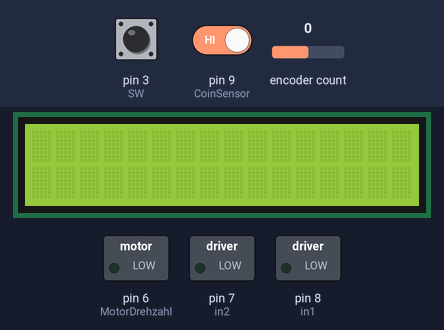
A sketch run on a simulated Arduino Uno, built with avr-gcc and run on an emulated ATmega328P. Parts: 16×2 character LCD, switched loads named in the sketch (green lamp = pin HIGH). The test bench sets the inputs (shaded band); at power-on: pin 3 (SW) HIGH, encoder count 0, pin 9 (CoinSensor) HIGH. What the sketch prints to the serial monitor is not drawn.

Above: at 1.2 s.
1.3 s: pin 3 (SW) pulled LOW for 0.15 s
At 2.4 s:
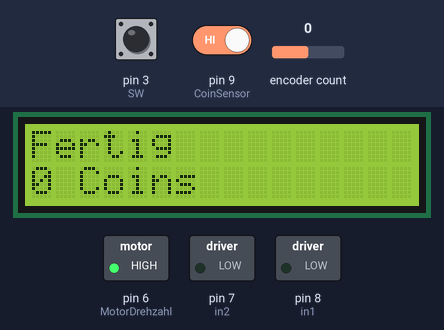
2.9 s: encoder count set to 1
At 4.1 s:
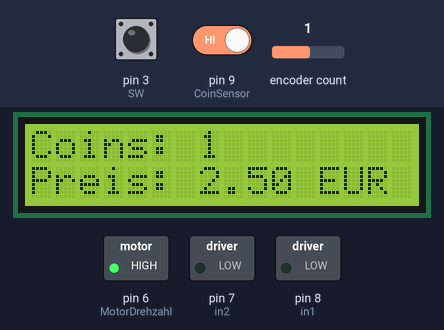
4.4 s: pin 3 (SW) pulled LOW for 1 s
At 5.1 s:
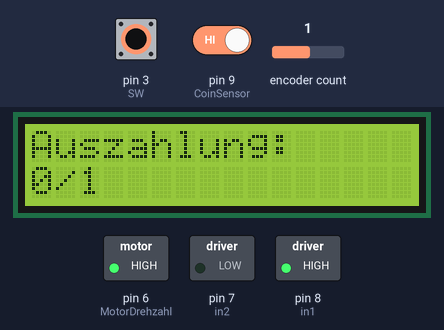
8.4 s: pin 9 (CoinSensor) driven LOW
At 8.9 s:
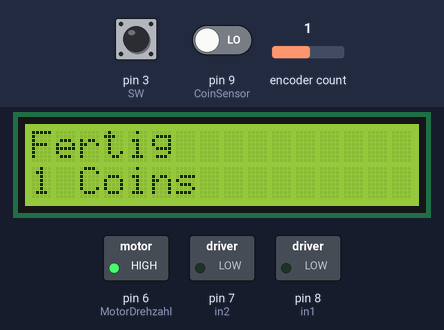
9.9 s: encoder count set to 2
At 10.7 s:
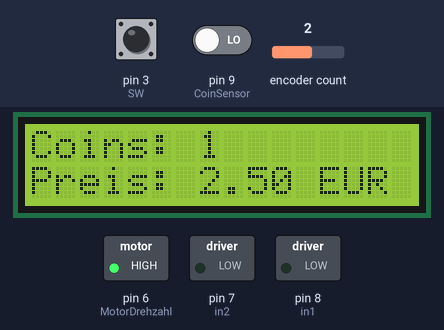
11.4 s: pin 3 (SW) pulled LOW for 0.15 s
At 16.8 s:
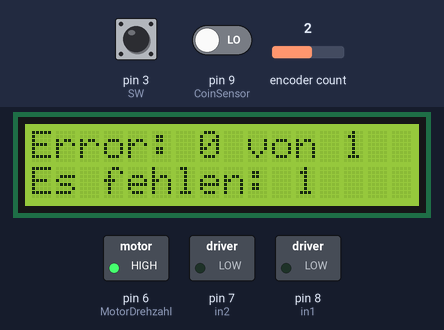
Timing chart, 0 to 18.3 s (numbered marks = the images above; inputs shaded):
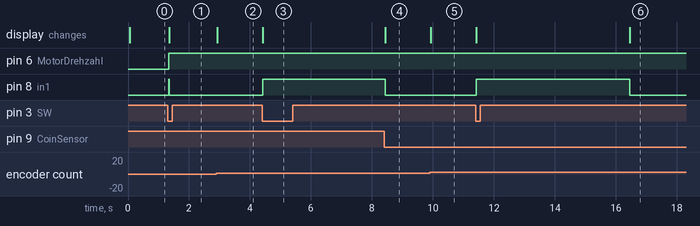

Measured:
- after the input at 1.3 s, pin 6 (MotorDrehzahl): LOW → HIGH at once; pin 8 (in1): LOW → HIGH at once, → LOW 0.01 s later; the display: changes at once (image 1)
- after the input at 2.9 s, the display: changes at once (image 2)
- after the input at 4.4 s, pin 8 (in1): LOW → HIGH at once; the display: changes at once (image 3)
- after the input at 8.4 s, pin 8 (in1): HIGH → LOW after 0.03 s instead of 1.1 s; the display: changes at once (image 4)
- after the input at 9.9 s, the display: changes at once (image 5)
- after the input at 11.4 s, pin 8 (in1): LOW → HIGH at once, → LOW 5.0 s later; the display: first changes at once (image 6 shows a later state)

The sketch:

jgb-coiner.ino
```cpp
#include <Wire.h>

//Anschlüsse Sensoren
const float pricePerCoin = 2.50;
int CoinSensor = 9;


int CoinIst = 0;                 //Int fürs zählen
volatile int CoinKontrolle = 0;  // Int für die überwachung der richtigen Auszahlung

//Anschlüsse H Brücke
int MotorDrehzahl = 6;
int in1 = 8;
int in2 = 7;
int MotorGeschwindigkeit = 255;
int MotorGeschwindigkeitSlow = 100;

int nummer;  // Für die Auszahlung über Serial Monitor
String str;

bool EncoderClickAble = true;  //Kann der click ausgeführt werden

//Sensoren config
unsigned long Sensor_time = 0;  //Zum Speichern der zeit für den letzten gemessenen Coin
int Sensor_delay_time = 5;      //Wie lange soll der Sensor nach erkennen deaktiviert werden
byte Sensor_State = 0;
byte Sensor_Event = 0;

unsigned long Sensor_time_Kontrolle = 0;  //Zum Speichern der zeit für den letzten gemessenen Coin
int Sensor_delay_time_Kontrolle = 100;    //Wie lange soll der Sensor nach erkennen deaktiviert werden

//Interaktions tracking für timeout
unsigned long Interaktions_time = 0;
bool Interaktions_time_out = true;


void setup() {

  //Motor
  pinMode(MotorDrehzahl, OUTPUT);  //PWM
  pinMode(in1, OUTPUT);            // +
  pinMode(in2, OUTPUT);            // -
  pinMode(CoinSensor, INPUT_PULLUP);

  LcdSetup();
  EncoderSetup();
  Serial.begin(9600);

  //attachInterrupt(0, KontrollSensor, FALLING);
}

void loop() {
  // put your main code here, to run repeatedly:


  /*if (Serial.available() > 0) {
    // Eingabe lesen:
    nummer = Serial.parseInt();

    // Eingabe ausgeben:
    //Serial.println(nummer);
    str = Serial.readStringUntil('\n');
    CoinsAuszahlen(nummer);
  }*/

  //Serial.println(digitalRead(SensorSignalSchacht));

  LcdStartbild();  //Lcd Standart schrifft

  EncoderLesen();

  Serial.println(digitalRead(9));
}


void MotorDrehen(int MotorSpeed) {

  digitalWrite(in1, HIGH);
  digitalWrite(in2, LOW);
  analogWrite(MotorDrehzahl, MotorSpeed);
}

void CoinsAuszahlen(int CoinSoll) {
  MotorDrehen(MotorGeschwindigkeit);
  Serial.println("In Coin Auszahl void");
  CoinIst = 0;
  CoinKontrolle = 0;
  Sensor_time = millis();
  Sensor_time_Kontrolle = millis();


  while (CoinIst != CoinSoll) {

    if (millis() >= Sensor_time + 5000) {
      //Serial.println("Coins sind leer");
      //Serial.print("Es sind nur: ");
      //Serial.print(CoinIst);
      //Serial.print(" von: ");
      //Serial.println(CoinSoll);
      //Serial.print("Es fehlen: ");
      //Serial.println(CoinSoll - CoinIst);
      LcdAbbruchAuszahlung(CoinSoll, CoinIst);
      break;
    }

    /*if (digitalRead(SensorSignalSchacht) == LOW && millis() >= Sensor_time + Sensor_delay_time) {
      Sensor_time = millis();
      CoinIst = CoinIst + 1;
      LcdInAuszahlung(CoinSoll, CoinIst);
      Serial.print(CoinIst);
      Serial.print(" ");
      Serial.println(Sensor_time);
      Serial.print(CoinKontrolle);
      Serial.print(" ");
      Serial.print(Sensor_time_Kontrolle);
      Serial.println(" Kontrolle");
    }*/

    switch (Sensor_State) {
      case 0:
        if (digitalRead(CoinSensor)) {
          Sensor_State = 1;
          Sensor_time = millis();
          Serial.print("LOW: ");
          Serial.println(Sensor_time);
        }
        break;
      case 1:
        if (!digitalRead(CoinSensor)) {
          Sensor_State = 0;
          if (millis() - Sensor_time > Sensor_delay_time) {
            Sensor_Event = 1;
            Serial.print("High");
            Serial.println(Sensor_time);
          }
        }
        break;
    }

    //Auswertung Sensor
    if (Sensor_Event == 1) {
      Sensor_Event = 0;  //Ereignis zurücksetzten
      CoinIst = CoinIst + 1;
      LcdInAuszahlung(CoinSoll, CoinIst);
      //Serial.print(CoinIst);
      //Serial.print(" ");
      //Serial.println(Sensor_time);
    }
  }

  Serial.println("Auszahlung beendet");
  EncoderClickAble = true;
  Interaktion();

  //Motor Stoppen
  digitalWrite(in1, LOW);
  digitalWrite(in2, LOW);
  //Auszahlung überprüfen
  Serial.print(CoinIst);
  Serial.println(" = Coin ist");
  Serial.print(CoinKontrolle);
  Serial.println(" = Coin Kontrolle");

  if (CoinSoll == CoinIst && CoinIst == CoinKontrolle)
    Serial.println("Passt");
  else
    Serial.println("Passt nicht " + CoinKontrolle);
}


void Interaktion() {
  Interaktions_time = millis();
  Interaktions_time_out = true;
}
```

Encoder.ino
```cpp
#include <Encoder.h>

//Encoder config
const int CLK = 5;             // Definition der Pins. CLK an D6, DT an D5.
const int DT = 4;
const int SW = 3;              // Der Switch wird mit Pin D2 Verbunden. ACHTUNG : Verwenden Sie einen interrupt-Pin!
long alteAnzahl = -999;        // Definition der "alten" Position (Diese fiktive alte Position wird benötigt, damit die aktuelle Position später im seriellen Monitor nur dann angezeigt wird, wenn wir den Rotary Head bewegen)
unsigned long Click_time = 0;  //Zum Speichern der zeit für den letzten Click
int Click_delay_time = 1000;   //Wie lange soll der Knopf nach dem Clicken aus sein

const int fastMode = 100;
unsigned long lastEncoderChangeTime = 0;

int anzahl = 0;                // Int für den encoder

Encoder meinEncoder(DT, CLK);  // An dieser Stelle wird ein neues Encoder Projekt erstellt. Dabei wird die Verbindung über die zuvor definierten Varibalen (DT und CLK) hergestellt.

void EncoderSetup(){
  //Encoder Click
  pinMode(SW, INPUT_PULLUP);
}

void EncoderLesen(){
  int32_t neueAnzahl = meinEncoder.read();
  bool Encoder_Click = digitalRead(SW);
  unsigned long currentTime = millis();

  if (neueAnzahl <= -3) {
    if (anzahl > 0) {
      anzahl -= 1;
      LcdEncoder(anzahl);
    }
    meinEncoder.write(neueAnzahl + 4);
    Interaktion();
    lastEncoderChangeTime = currentTime;

  } else if (neueAnzahl >= 3) {
    int increment = (currentTime - lastEncoderChangeTime < fastMode) ? 5 : 1;
    anzahl += increment;
    LcdEncoder(anzahl);
    Interaktion();
    meinEncoder.write(neueAnzahl - 4);
    lastEncoderChangeTime = currentTime;
  }

  if (Encoder_Click == LOW && millis() >= Click_time + Click_delay_time && EncoderClickAble == true) {
    Click_time = millis();
    EncoderClickAble = false;
    LcdInAuszahlung(anzahl, 0);
    CoinsAuszahlen(anzahl);
    anzahl = 0;
  }
}
```

LCD.ino
```cpp
#include <LiquidCrystal_I2C.h>
unsigned long lastwriteLCD = 0;
//LCD Inizialisieren
LiquidCrystal_I2C lcd(0x27, 16, 2);

void LcdSetup(){
    //initialize lcd screen
  lcd.init();
  // turn on the backlight
  lcd.backlight();
}

void LcdInAuszahlung(int s, int i) {
  lcd.clear();
  lcd.print("Auszahlung: ");
  lcd.setCursor(0, 1);
  lcd.print(i);
  lcd.print("/");
  lcd.print(s);
  if (s == i) {
    lcd.clear();
    lcd.print("Fertig");
    lcd.setCursor(0, 1);
    lcd.print(s);
    lcd.print(" Coins");
  }
}

void LcdAbbruchAuszahlung(int s, int i) {
  lcd.clear();
  lcd.print("Error: ");
  lcd.print(i);
  lcd.print(" von ");
  lcd.print(s);
  lcd.setCursor(0, 1);
  lcd.print("Es fehlen: ");
  lcd.print(s - i);
}

void LcdEncoder(int a) {
  if (millis() - lastwriteLCD > 200) {
    lastwriteLCD = millis();
    float preis = a * pricePerCoin;

    lcd.clear();
    lcd.setCursor(0, 0);
    lcd.print("Coins: ");
    lcd.print(a);

    lcd.setCursor(0, 1);
    lcd.print("Preis: ");
    lcd.print(preis, 2);
    lcd.print(" EUR");
  }
}

void LcdStartbild() {
  if (millis() >= Interaktions_time + 10000 && Interaktions_time_out == true) {
    lcd.clear();
    lcd.print("JGB Coiner");
    lcd.setCursor(0, 1);
    lcd.print("Bereit");
    Interaktions_time_out = false;
    anzahl = 0;
  }
}
```
